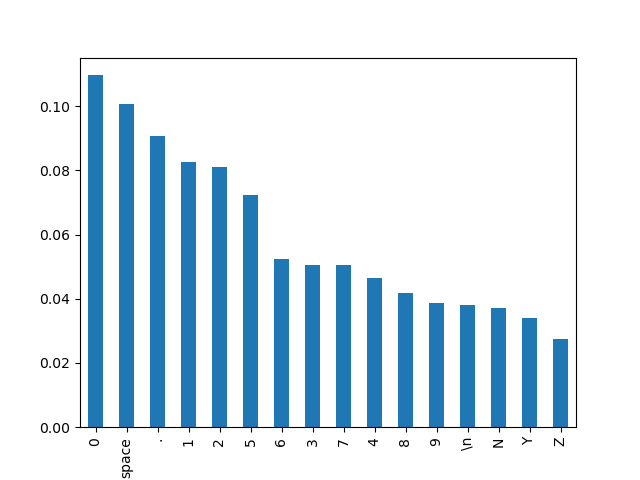

This figure's Python source:
import pandas
import requests
from collections import Counter

urls = [
    "https://raw.githubusercontent.com/sameer/g-code/v0.4.0/tests/edge_cases.gcode",
    "https://raw.githubusercontent.com/sameer/g-code/v0.4.0/tests/vandy_commodores_logo.gcode",
    "https://raw.githubusercontent.com/sameer/g-code/v0.4.0/tests/square.gcode",
    "https://raw.githubusercontent.com/sameer/g-code/v0.4.0/tests/ncviewer_sample.gcode"
]
top = 16
data = [requests.get(u).text for u in urls]

counter = Counter()
for d in data:
    counter += Counter(d)
total = counter.total()
top_total = sum(map(lambda x: x[1], counter.most_common(top)))

df = pandas.DataFrame.from_dict(counter, orient='index').sort_values(by=[0], ascending=False)
df.index = df.index.to_series().map(lambda x: x.encode('unicode_escape').decode('utf-8') if x != ' ' else 'space')
df = df / total
df = df[:top]

df.plot(kind='bar', legend=False).get_figure().savefig('hist.png')

print(f'The top {top} characters constitute {100 * top_total/total}%')
